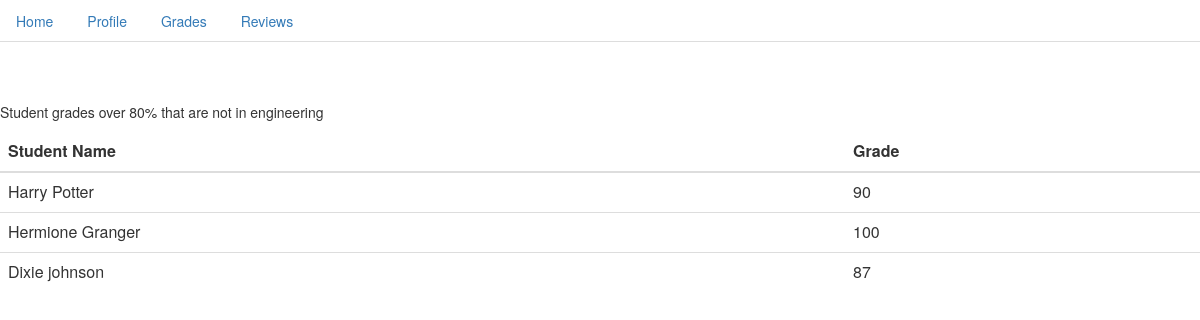
Screenshot of /admin_review.php with the database file from the repository.
### tables this page shows
CREATE TABLE IF NOT EXISTS `grades` (
  `SN` int(8) NOT NULL,
  `CRN` int(5) NOT NULL,
  `Grade` int(3) NOT NULL,
  KEY `Studentnumber_idx` (`SN`),
  KEY `Coursenumber_idx` (`CRN`)
);

CREATE TABLE IF NOT EXISTS `student` (
  `SN` int(8) NOT NULL AUTO_INCREMENT,
  `Fname` varchar(20) NOT NULL,
  `Lname` varchar(20) NOT NULL,
  `PN` varchar(10) NOT NULL,
  `Email` varchar(50) NOT NULL,
  `Major` varchar(30) NOT NULL,
  PRIMARY KEY (`SN`)
);

### admin_review.php (the view, shortened to what this page needs)
<link rel="stylesheet" type="text/css" href="style.css">
<link rel="stylesheet" href="https://maxcdn.bootstrapcdn.com/bootstrap/3.4.1/css/bootstrap.min.css">
<?php
    include('connection.php');
    $query = "SELECT Fname, Lname, Grade FROM student S, grades G WHERE (S.SN = G.SN AND Grade > 80) NOT IN(SELECT Fname FROM student S WHERE S.Major = 'Engineering')";
    $results = mysqli_query($conn, $query);
?>
<ul class="nav nav-tabs">
  <li class="nav-item">
    <a class="nav-link" onclick="openPage(event, 'admin_homepage')">Home</a>
  </li>
  <li class="nav-item">
    <a class="nav-link" onclick="openPage(event, 'admin_profile')">Profile</a>
  </li>
  <li class="nav-item">
    <a class="nav-link" onclick="openPage(event, 'admin_grades')">Grades</a>
  </li>
  <li class="nav-item">
    <a class="nav-link active" onclick="openPage(event, 'admin_review')">Reviews</a>
  </li>
</ul>
<p>Student grades over 80% that are not in engineering</p>
<table class = "table">
    <thead>
        <tr>
            <th>Student Name</th>
            <th>Grade</th>
        </tr>
    </thead>
    <?php while ($row = mysqli_fetch_array($results)) { ?>
        <tr>
            <td><?php echo $row['Fname'] . " " . $row['Lname'];?></td>
            <td><?php echo $row['Grade'];?></td>
        </tr>
    <?php } ?>
</table>

### rows the page displays
grades: SN.Fname "Harry", SN.Lname "Potter", Grade "90"
grades: SN.Fname "Hermione", SN.Lname "Granger", Grade "100"
grades: SN.Fname "Dixie", SN.Lname "johnson", Grade "87"
